Frame 1 (no input): blank canvas, image omitted
Frame 60 (the mouse pressed at the canvas centre just before this capture): blank canvas, image omitted
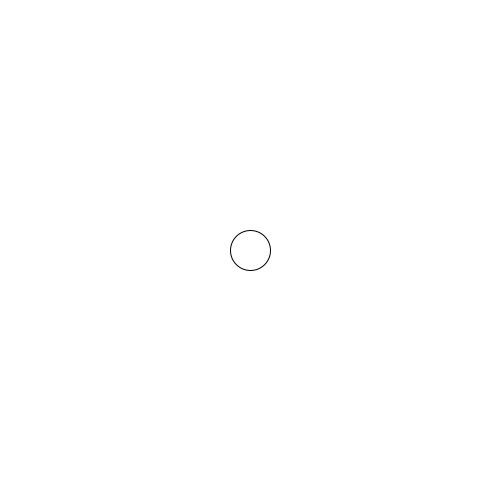
Frame 120 (the mouse held since frame 60 and released just before this capture)

The Processing sketch whose frames 1 and 60 were blank and that drew this single picture after the mouse press (run headless with seeded random() and noise(); from frame 60 on, the mouse is pressed at the canvas centre):

// Processing sketch: condicional_circulo_o_cuadrado
// ── condicional_circulo_o_cuadrado.pde
void setup(){
  size(500,500);
  rectMode(CENTER);
}

void draw(){
  
  background(255);
  if(mousePressed){
    ellipse(mouseX,mouseY,40,40);
  } else {
    rect(mouseX, mouseY, 50,50);
  }
}
